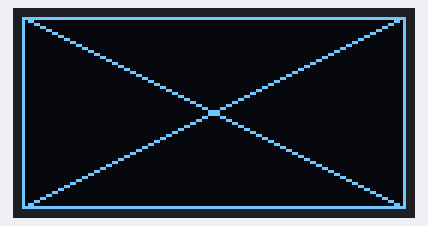
A program run on a simulated ESP8266 board running MicroPython. Parts: 128×64 one-colour display. Library files of the repository ran but are not shown: ssd1306.py. At 0.3 s the program stops and its outputs stay as they are.

Above: at 0.3 s.

The program:

main1221.py
```python
from machine import Pin, I2C
from ssd1306 import SSD1306_I2C

def light_dot(x,y):
  oled.pixel(x,y,1)

def draw_line(x1,y1,x2,y2):
  if ( x1 == x2 ):
    step = 1
    if ( y1 > y2 ) :
      step *= -1
    while ( y1 != y2 ):
      light_dot(x1, y1)
      y1 = y1+step
    light_dot(x2,y2)
    oled.show()
  else :
    # y = kx+a
    k = (y2-y1)/(x2-x1)
    a = y1-(k*x1)
    step = 1
    if ( x1 > x2 ) :
      step *= -1
    while ( x1 != x2 ):
      light_dot(x1, round(k*x1+a))
      x1 += step
    light_dot(x2,y2)
    oled.show()


if __name__ == '__main__':

  i2c = I2C(scl=Pin(5), sda=Pin(4))
  oled = SSD1306_I2C(128, 64, i2c)
  oled.fill(0)
  oled.show()

  draw_line(0,0, 127,63)
  draw_line(0,63, 127,0)

  draw_line(0,0, 127,0)
  draw_line(0,0, 0,63)
  draw_line(127,0, 127,63)
  draw_line(0,63, 127,63)
```
